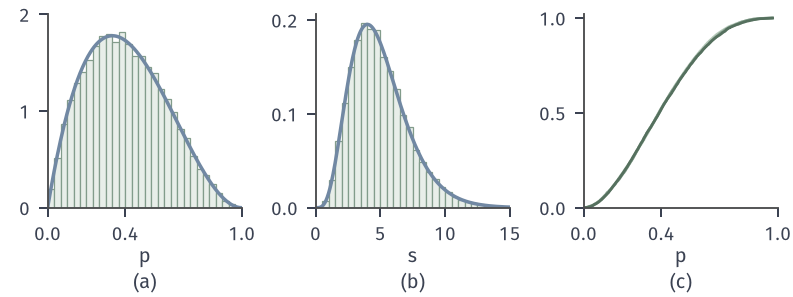

This figure's Python source:
from pathlib import Path
import sys
HERE = Path(__file__).resolve().parent
sys.path.insert(0, str(HERE.parent/"rvt-common"))
from rvt_fig import *
# X1~Gamma(2,1), X2~Gamma(3,1) independent: P=X1/S ~ Beta(2,3), S ~ Gamma(5,1), P independent of S. Seed 5, 20000 samples.
rng = np.random.default_rng(5); X1 = rng.gamma(2, 1, 20000); X2 = rng.gamma(3, 1, 20000)
S = X1+X2; P = X1/S
fig, axes = figure(width_mm=112, height_mm=42, ncols=3)
panel(fig, left=.06, right=.98, bottom=.3, top=.95, wspace=.38)
ax = axes[0]; hist(ax, P, 30, (0, 1)); p = np.linspace(0, 1, 300); ax.plot(p, beta_pdf(p, 2, 3), color=BLUE, lw=1.4)
ax.set_xlim(0, 1); ax.set_xticks([0, .4, 1]); ax.set_yticks([0, 1, 2]); axlab(ax, '$p$')
ax = axes[1]; hist(ax, S, 30, (0, 15)); s = np.linspace(0, 15, 300); ax.plot(s, gamma_pdf(s, 5, 1), color=BLUE, lw=1.4)
ax.set_xlim(0, 15); ax.set_xticks([0, 5, 10, 15]); ax.set_yticks([0, .1, .2]); axlab(ax, '$s$')
ax = axes[2]; q = np.quantile(S, [1/3, 2/3]); g = np.digitize(S, q)
shade = ['#B5C9B9', GREEN, '#55705E']; ks = []
for k in range(3):
    v = np.sort(P[g == k]); ax.plot(v, np.arange(1, len(v)+1)/len(v), color=shade[k], lw=1.1); ks.append(float(v.mean()))
ax.set_xlim(0, 1); ax.set_ylim(0, 1.02); ax.set_xticks([0, .4, 1]); ax.set_yticks([0, .5, 1]); axlab(ax, '$p$')
tags(fig, axes)
save(fig, HERE, 'figure', {'seed': 5, 'n': 20000, 'mean P': float(P.mean()), 'mean S': float(S.mean()), 'group means of P': ks, 'corr(P,S)': float(np.corrcoef(P, S)[0, 1])})
